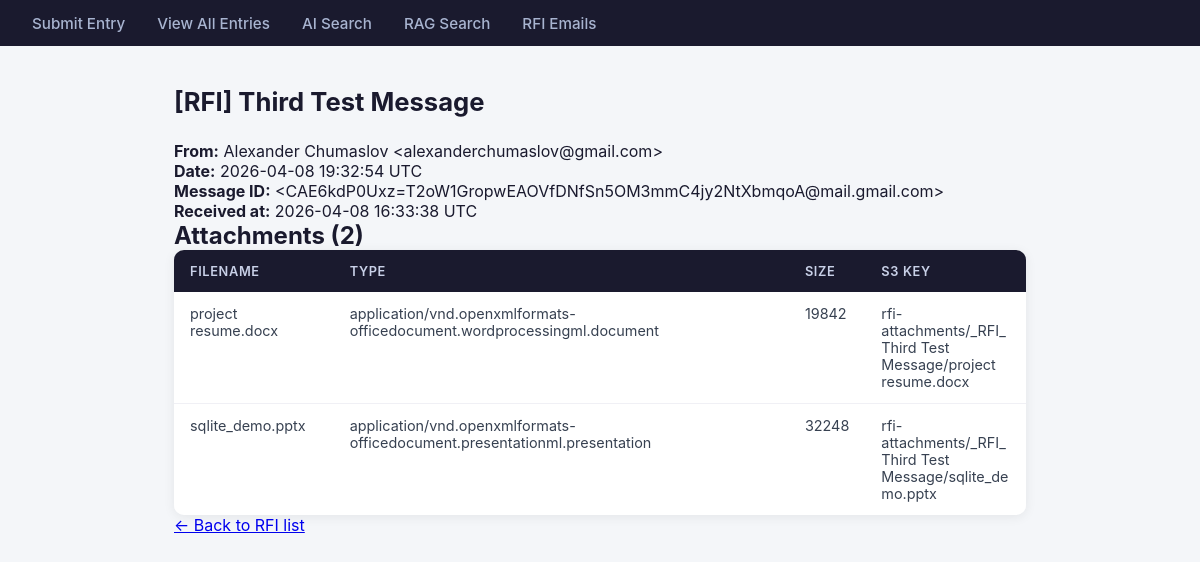
/rfi-emails/3, run on the app's committed database.
### tables this page shows
CREATE TABLE rfi_emails (
                id INTEGER PRIMARY KEY AUTOINCREMENT,
                message_id TEXT UNIQUE,
                sender TEXT NOT NULL,
                subject TEXT NOT NULL,
                body TEXT,
                email_date DATETIME NOT NULL,
                received_at DATETIME NOT NULL,
                is_read BOOLEAN DEFAULT FALSE
            );

CREATE TABLE attachments (
                id INTEGER PRIMARY KEY AUTOINCREMENT,
                rfi_email_id INTEGER NOT NULL,
                filename TEXT NOT NULL,
                content_type TEXT,
                file_size INTEGER,
                s3_key TEXT,
                uploaded_at DATETIME NOT NULL,
                FOREIGN KEY (rfi_email_id) REFERENCES rfi_emails(id)
            );

### app/routes/rfi_routes.py (the view)
@router.get("/rfi-emails/{rfi_id}", response_class=HTMLResponse)
async def view_rfi_email(request: Request, rfi_id: int):
    rfi = get_rfi_by_id(rfi_id)
    if rfi is None:
        return HTMLResponse("RFI email not found", status_code=404)
    return templates.TemplateResponse("rfi_detail.html", {"request": request, "rfi": rfi})

### templates/rfi_detail.html (shortened to what this page needs)
{% extends "base.html" %}
{% block content %}
<h1>{{ rfi.subject }}</h1>
<div class="rfi-detail">
  <p><strong>From:</strong> {{ rfi.sender }}</p>
  <p><strong>Date:</strong> {{ rfi.email_date }}</p>
  <p><strong>Message ID:</strong> {{ rfi.message_id or '—' }}</p>
  <p><strong>Received at:</strong> {{ rfi.received_at }}</p>
  {% if rfi.attachments %}
    <h2>Attachments ({{ rfi.attachments | length }})</h2>
    <div class="table-wrapper">
      <table>
        <thead>
          <tr>
            <th>Filename</th>
            <th>Type</th>
            <th>Size</th>
            <th>S3 Key</th>
          </tr>
        </thead>
        <tbody>
          {% for att in rfi.attachments %}
          <tr>
            <td>{{ att.filename }}</td>
            <td>{{ att.content_type or '—' }}</td>
            <td>{{ att.file_size or '—' }}</td>
            <td class="message-cell">{{ att.s3_key or '—' }}</td>
          </tr>
          {% endfor %}
        </tbody>
      </table>
    </div>
  {% else %}
    <p>No attachments.</p>
  {% endif %}
</div>
<a href="/rfi-emails">&larr; Back to RFI list</a>
{% endblock %}

### static/style.css (style rules this page uses)
*, *::before, *::after { box-sizing: border-box; margin: 0; padding: 0; }
body { font-family: -apple-system, BlinkMacSystemFont, "Segoe UI", Roboto, sans-serif; background: #f4f6f9; color: #1a1a2e; min-height: 100vh; }
h1 { font-size: 1.6rem; font-weight: 700; margin-bottom: 1.5rem; color: #1a1a2e; }
.table-wrapper { overflow-x: auto; border-radius: 10px; box-shadow: 0 2px 12px rgba(0, 0, 0, 0.07); }
table { width: 100%; border-collapse: collapse; background: #ffffff; font-size: 0.9rem; }
thead { background: #1a1a2e; color: #c9d1e8; }
thead th { padding: 0.85rem 1rem; text-align: left; font-weight: 600; font-size: 0.8rem; text-transform: uppercase; letter-spacing: 0.05em; }
tbody tr { border-bottom: 1px solid #f0f0f5; transition: background 0.15s; }
tbody tr:last-child { border-bottom: none; }
tbody td { padding: 0.8rem 1rem; vertical-align: top; color: #374151; }
.message-cell { max-width: 260px; white-space: pre-wrap; word-break: break-word; }

### data on the page
rfi_emails: subject "[RFI] Third Test Message", sender "Alexander Chumaslov <alexanderchumaslov@gmail.com>", email_date "2026-04-08 19:32:54 UTC", message "<CAE6kdP0Uxz=T2oW1GropwEAOVfDNfSn5OM3mmC4jy2NtXbmqoA@mail.gmail.com>", received_at "2026-04-08 16:33:38 UTC"
attachments: filename "project resume.docx", content_type "application/vnd.openxmlformats-officedocument.wordprocessingml.document", file_size "19842", s3_key "rfi-attachments/_RFI_ Third Test Message/project resume.docx"
attachments: filename "sqlite_demo.pptx", content_type "application/vnd.openxmlformats-officedocument.presentationml.presentation", file_size "32248", s3_key "rfi-attachments/_RFI_ Third Test Message/sqlite_demo.pptx"

### other printed values
{{ rfi.attachments | length }} "2"
